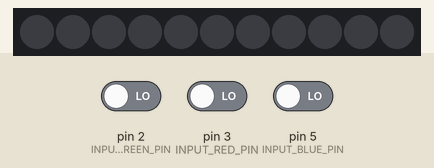
A sketch run on a simulated Arduino Uno, built with avr-gcc and run on an emulated ATmega328P. On the bench: 11 RGB LEDs in strip order, left to right. The test bench sets the inputs (shaded band); at power-on: pin 2 (INPUT_GREEN_PIN) LOW, pin 3 (INPUT_RED_PIN) LOW, pin 5 (INPUT_BLUE_PIN) LOW.

Above: at 1.2 s.
1.3 s: pin 2 (INPUT_GREEN_PIN) driven HIGH
At 1.8 s:
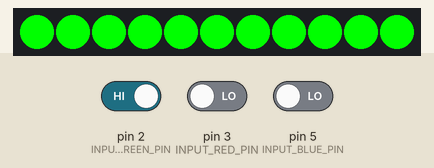
2.8 s: pin 2 (INPUT_GREEN_PIN) driven LOW
At 3.9 s:
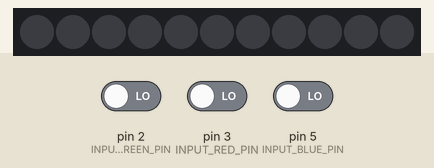
4.3 s: pin 3 (INPUT_RED_PIN) driven HIGH
At 4.8 s:
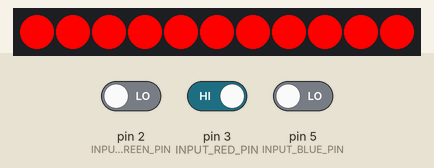
5.8 s: pin 3 (INPUT_RED_PIN) driven LOW
At 6.8 s:
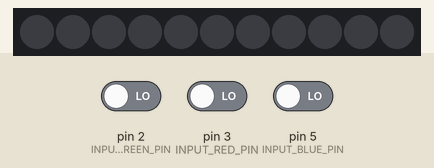
7.3 s: pin 5 (INPUT_BLUE_PIN) driven HIGH
At 7.7 s:
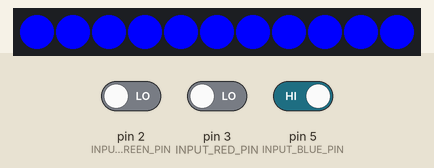
Timing chart, 0 to 9.8 s (numbered marks = the images above; inputs shaded):
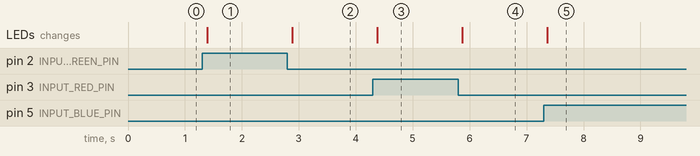

Measured:
- after the input at 1.3 s, the LEDs: change after 0.09 s (image 1)
- after the input at 2.8 s, the LEDs: change after 0.09 s (image 2)
- after the input at 4.3 s, the LEDs: change after 0.08 s (image 3)
- after the input at 5.8 s, the LEDs: change after 0.07 s (image 4)
- after the input at 7.3 s, the LEDs: change after 0.07 s (image 5)

The sketch:

neopixel_with_button.ino
```cpp
#include <Adafruit_NeoPixel.h>

#define OUTPUT_LED_PIN 7
#define LED_PIN_COUNT 11

#define INPUT_GREEN_PIN 2
#define INPUT_RED_PIN 3
#define INPUT_BLUE_PIN 5

Adafruit_NeoPixel strip = Adafruit_NeoPixel(LED_PIN_COUNT, OUTPUT_LED_PIN, NEO_GRB + NEO_KHZ800);

void setup() {
  strip.begin();
  strip.show();

  pinMode(INPUT_GREEN_PIN, INPUT);
  pinMode(INPUT_RED_PIN, INPUT);
  pinMode(INPUT_BLUE_PIN, INPUT);
}

void loop() {
  if (digitalRead(INPUT_GREEN_PIN) == HIGH) {
    colorWipe(strip.Color(0, 255, 0), 0);
  } else if (digitalRead(INPUT_RED_PIN) == HIGH) {
    colorWipe(strip.Color(255, 0, 0), 0);
  } else if (digitalRead(INPUT_BLUE_PIN) == HIGH) {
    colorWipe(strip.Color(0, 0, 255), 0);
  } else {
    colorWipe(strip.Color(0, 0, 0), 0);
  }
}

void colorWipe(uint32_t c, uint8_t wait) {
  for (uint16_t i = 0; i < strip.numPixels(); i++) {
    strip.setPixelColor(i, c);
    strip.show();
    delay(wait);
  }

  delay(100);
}
```
